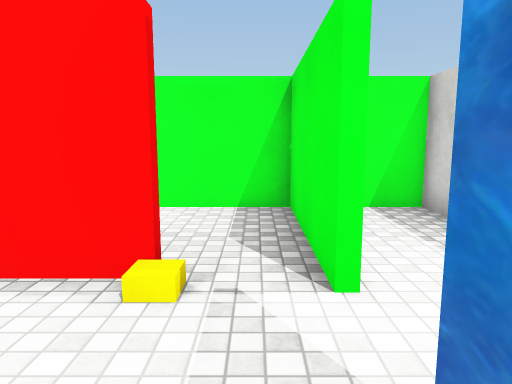
view 1 (above)

12 first-person views from a walk through a Unity game level. The camera is 1.5 m above the floor, tilts 8° down and sees 70° across. The floor is counted in squares, 1 m on a side. Each view is taken from the middle of a square. On the plan, view 1 faces up. The plan holds only what a view shows up to about 16 squares ahead; the rest is blank. Some surface patterns are stand-ins.

view 2
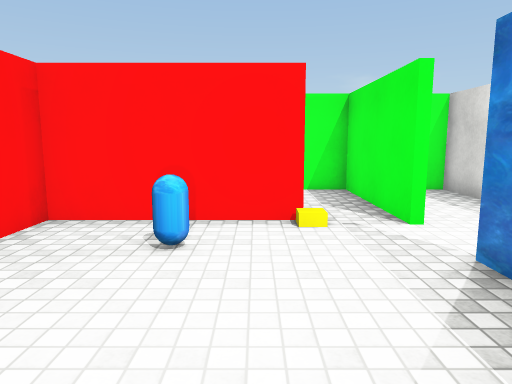

view 3
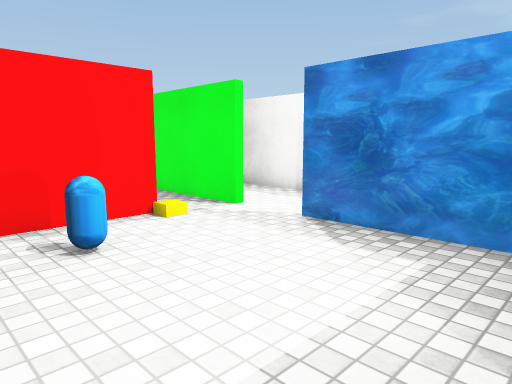

view 4
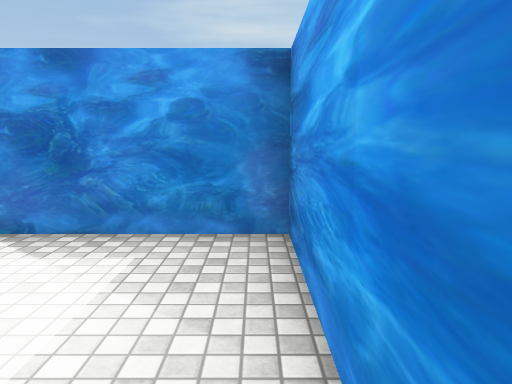

view 5
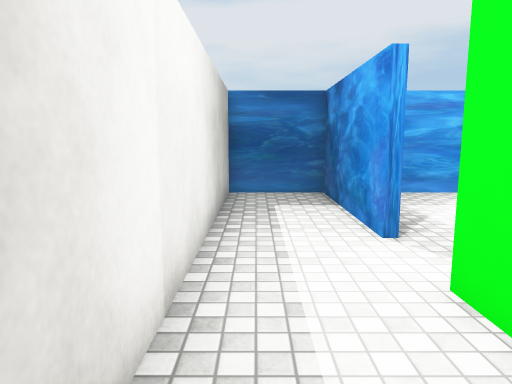

view 6
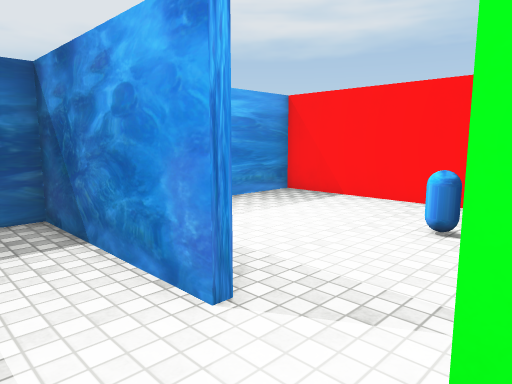

view 7
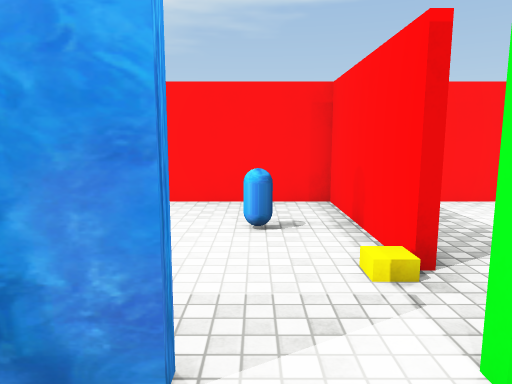

view 8
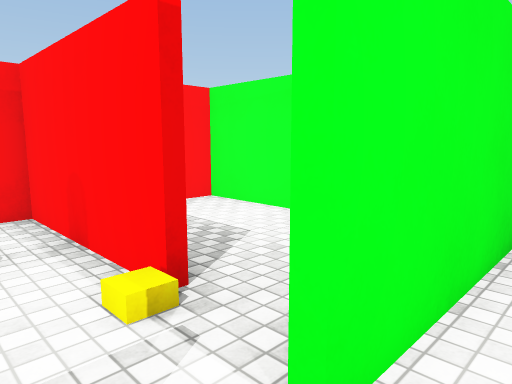

view 9
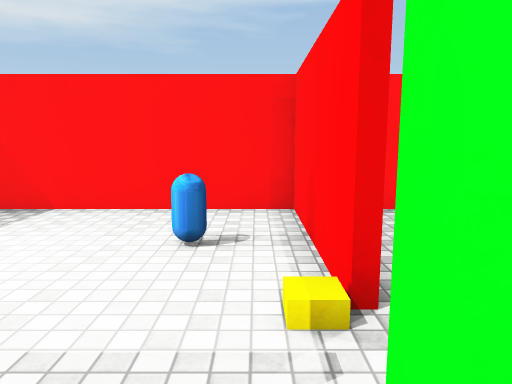

view 10
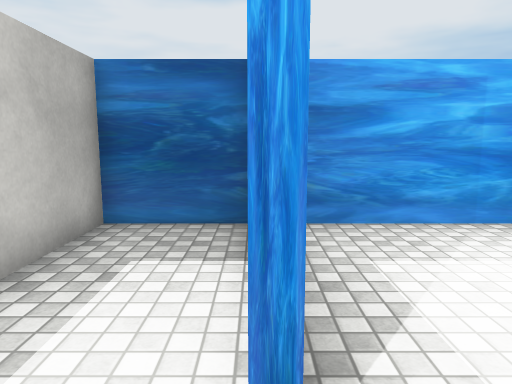

view 11
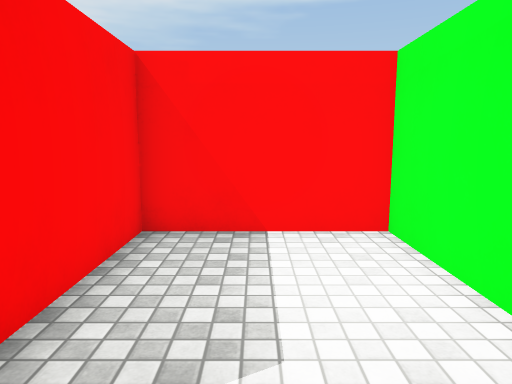

view 12
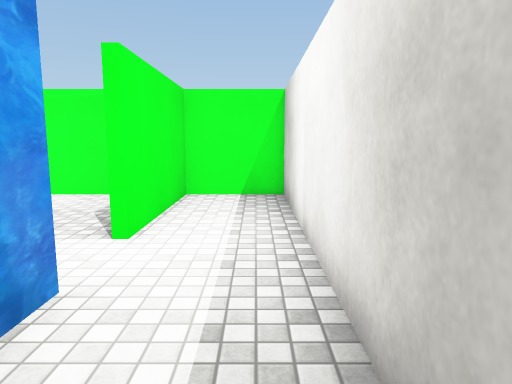

### Floor plan
Ten units are one square. View 1 is at (0, 0); x grows to the right and y downward. Boxes are objects, and circles mark ways between rooms. Rooms are numbered by the first view taken in them; rooms with no view inside come last. Other rooms are left out.
<svg viewBox="-65 -87 108 127">
<path fill="none" stroke="#000" d="M-10 -38 -60 -38 -60 35 8 35 8 -15M10 -15 10 35 38 35 38 -82 10 -82 10 -34M8 -34 8 -82 -60 -82 -60 -41 -25 -41"/>
<rect x="-35" y="-25" width="10" height="10" fill="#bbb"><title>other object</title></rect>
<rect x="-15" y="-35" width="10" height="10" fill="#bbb"><title>yellow cube</title></rect>
<circle cx="10" cy="-25" r="3" fill="#2a7"/>
<circle cx="-5" cy="-40" r="3" fill="#2a7"/>
<text x="-30" y="0">1</text>
<text x="20" y="-20">2</text>
<text x="-20" y="-60">3</text>
</svg>
Room 1 opens to room 2. Room 1 opens to room 3.

Where each view was taken, in squares from view 1:
view 1: 0 up, 0 right, facing up
view 2: 3 down, 2 left, facing up
view 3: 3 down, 5 left, facing up-right
view 4: 3 down, 5 left, facing right
view 5: 7 up, 3 right, facing down
view 6: 4 up, 3 right, facing down-left
view 7: 2 up, 3 right, facing left
view 8: 2 up, 2 right, facing up-left
view 9: 3 up, 2 right, facing left
view 10: 3 up, 1 right, facing down
view 11: 6 up, 0 right, facing left
view 12: 2 down, 3 right, facing up
